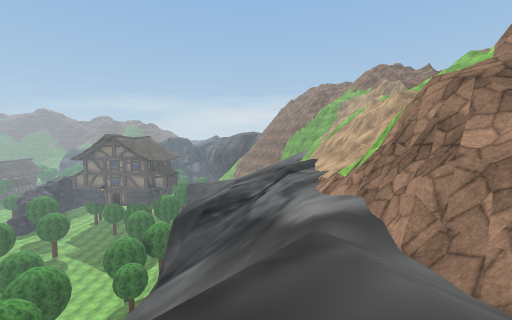
[1] (above)

18 first-person views from a walk through a Unity game level. The camera is 1.2 m above the floor, tilts 4° down and sees 90° across. The floor is counted in squares, 2 m on a side. Each view is taken from the middle of a square. On the plan, view 1 faces up. The plan holds only what a view shows up to about 9 squares ahead; the rest is blank. The place goes on beyond the plan. Some trees and plants on the terrain are drawn as simple stand-ins. The player character is not drawn. Some animated figures are not drawn. Some surface patterns are stand-ins.

[2]
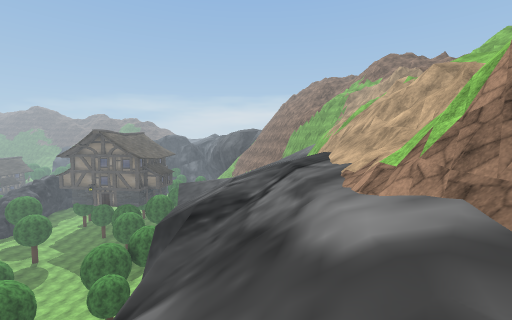

[3]
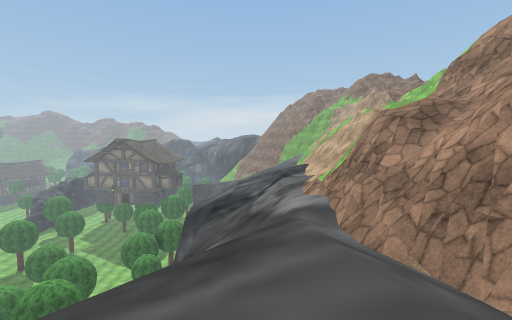

[4]
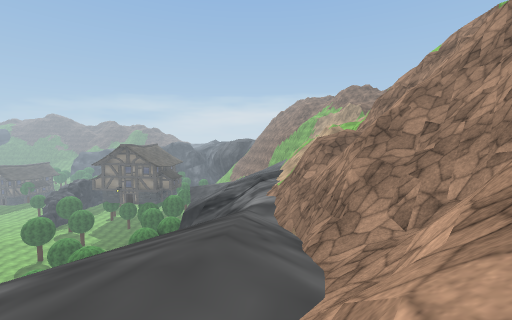

[5]
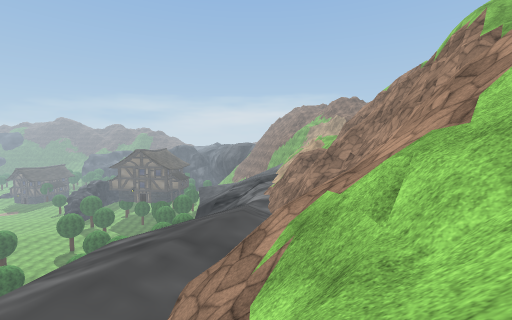

[6]
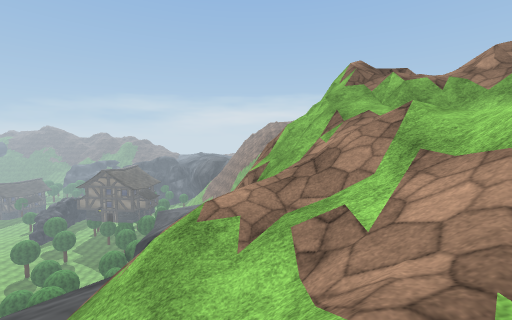

[7]
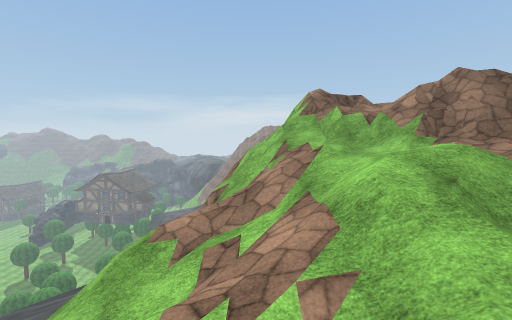

[8]
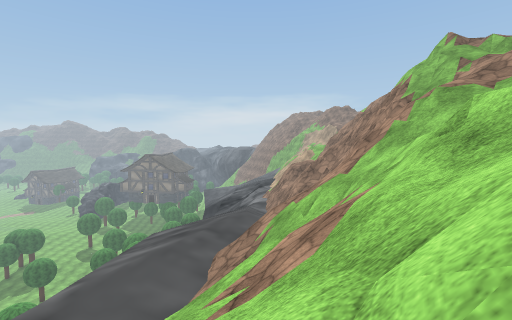

[9]
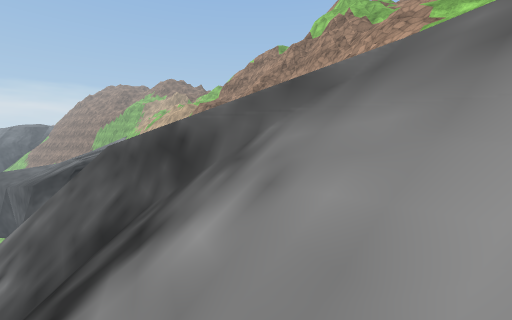

[10]
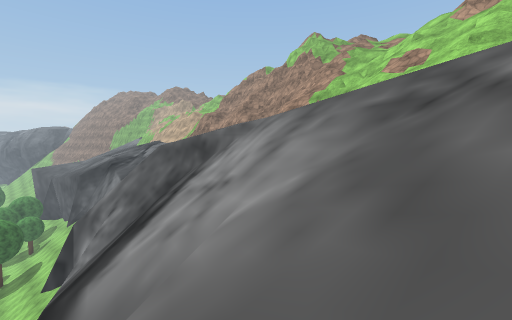

[11]
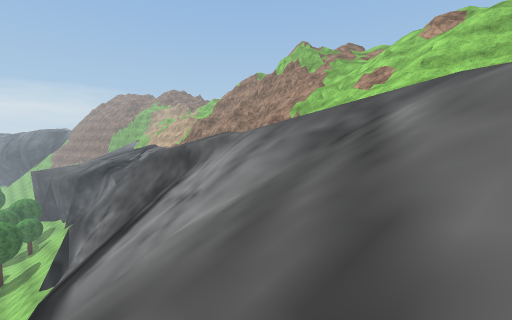

[12]
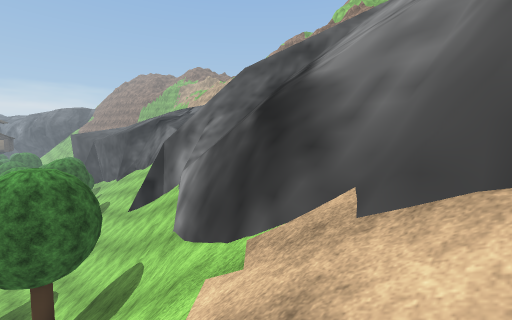

[13]
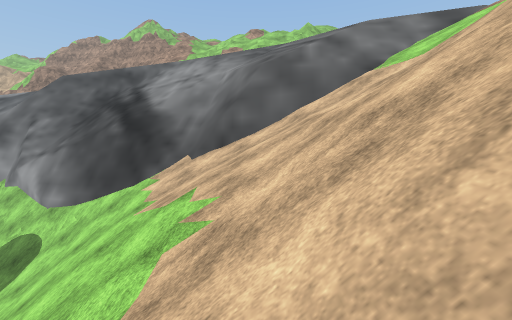

[14]
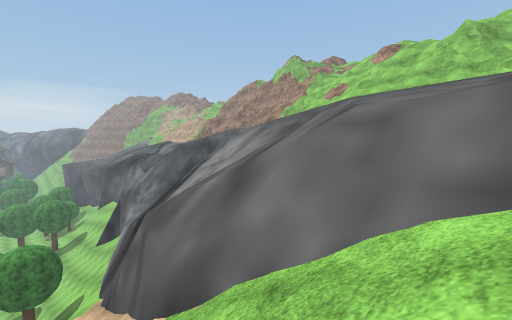

[15]
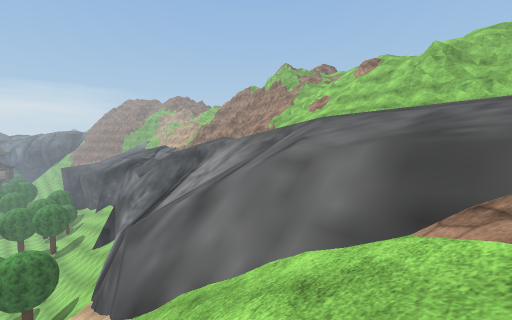

[16]
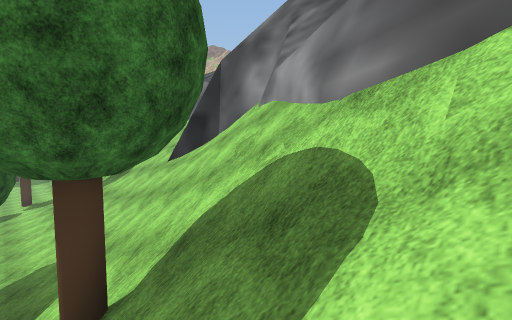

[17]
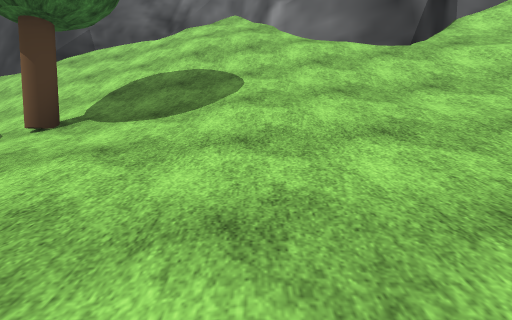

[18]
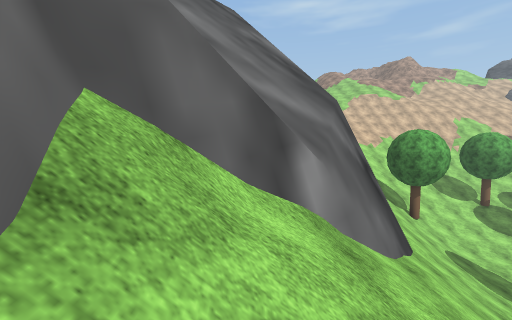

### Floor plan
Key: @ floor where view 1 was taken; # wall or solid block; . main floor; - floor 0.75 m lower than the main floor; : floor 1 m higher than the main floor; _ floor 1.5 m lower than the main floor; < floor 2.25 m lower than the main floor; + floor 2.5 m higher than the main floor; * floor 3.25 m higher than the main floor; % floor 9.75 m higher than the main floor; & floor 13 m higher than the main floor; ( floor 17.5 m lower than the main floor; ! floor 19 m lower than the main floor; ? floor 20 m lower than the main floor; / step, stairs or slope; = window, fence, low wall or low ledge; ^ raised ledge; v drop or lower ground; T tree.
Columns run from 16 left of view 1 to 12 right of it. Each row starts with its distance up from view 1.
 11           //#v////<=
 10          ///# v///</=#*
  9         ////# v/////##*
  8        /T///#^/////#=#
  7       ///////#/////##=#
  6      ?///////#////==  ##^
  5     ?///////#/////##  ^v
  4      !/////#/ ////## +vv==
  3      !////#/// //<## v
  2      /////#///////##vv==
  1     T/////#///////###=v#
  0     ?/////#/////@/#===v##
 -1    ?//////#^////////=^=v=#=/
 -2    ?//////##v///////^=v==#&/
 -3      (//=#/=v///.-/###v=/////
 -4       //#v//=v//-=//===//////
 -5      ///#////=/- ///#////////
 -6     ////#////=-_/////////%//
 -7     ///#v/////__///////////
 -8    ////#//////_/ ///  ////
 -9   ////////////  ///=  / //
-10  //////###////  ////   %
-11 ///////#////// /////=
-12 ////////////// //////
-13   ////=//////. /////
-14    ////////... //
-15     /////--... //#
-16      //==--...   =
-17      ////-...:

Positions as (right, up) in squares from view 1, and headings:
1: (0, 0), facing up
2: (0, 2), facing up
3: (0, -2), facing up
4: (1, -5), facing up
5: (1, -9), facing up
6: (6, -9), facing up
7: (7, -10), facing up
8: (1, -12), facing up
9: (-5, -8), facing up-right
10: (-8, -12), facing up-right
11: (-8, -13), facing up-right
12: (-11, -10), facing up-right
13: (-16, -11), facing right
14: (-11, -16), facing up-right
15: (-11, -17), facing up-right
16: (-11, -6), facing up-right
17: (-12, 5), facing right
18: (-4, 7), facing down
